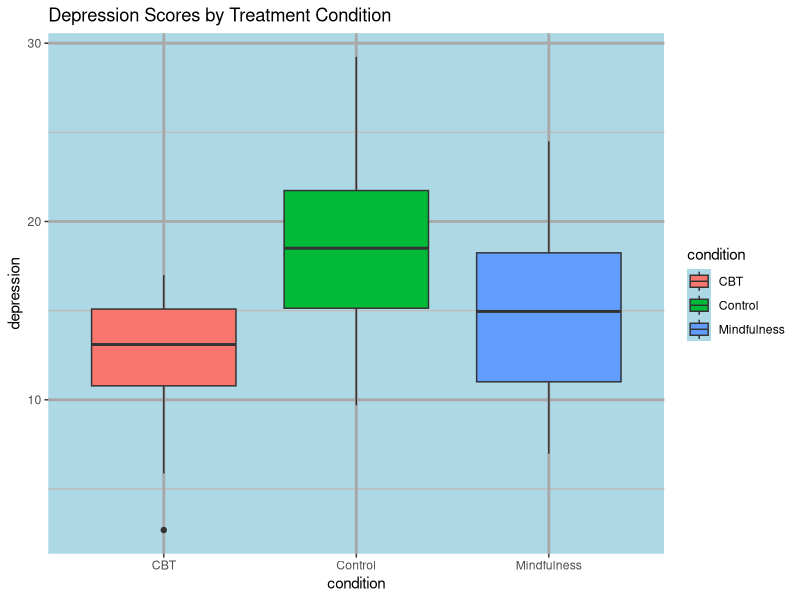
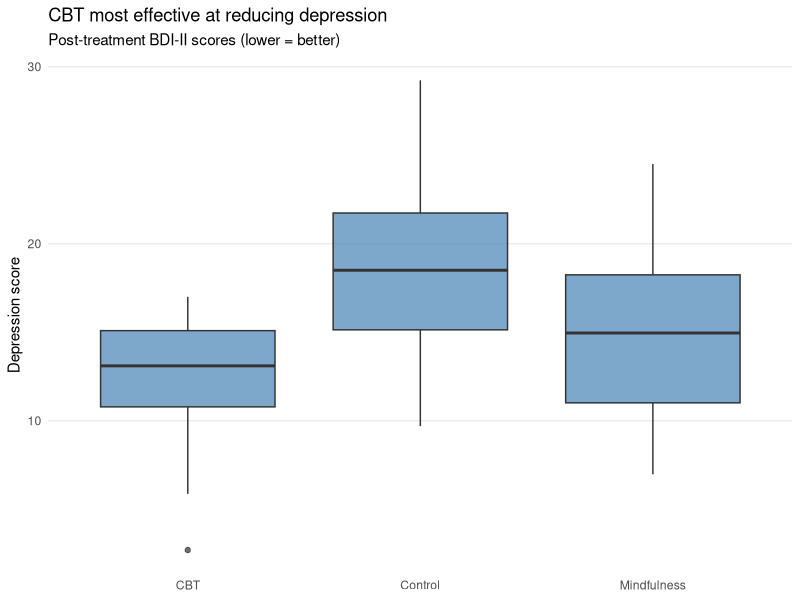
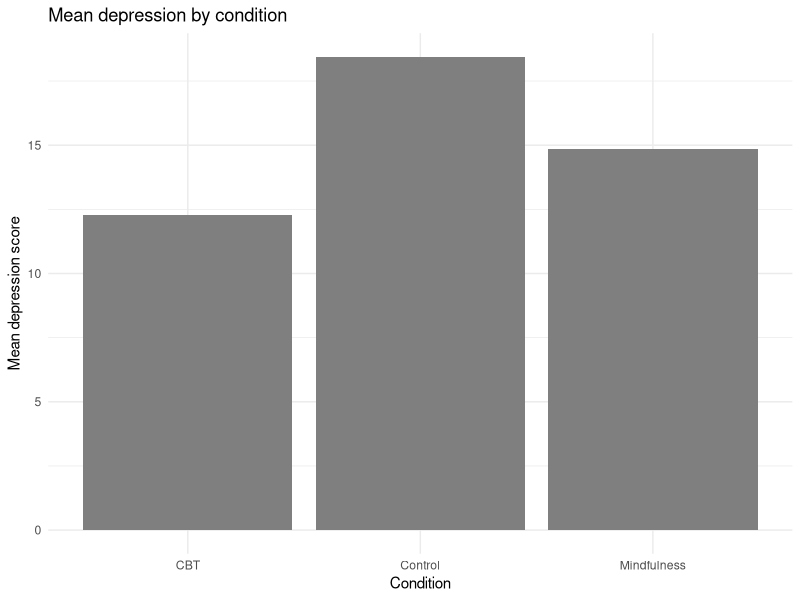
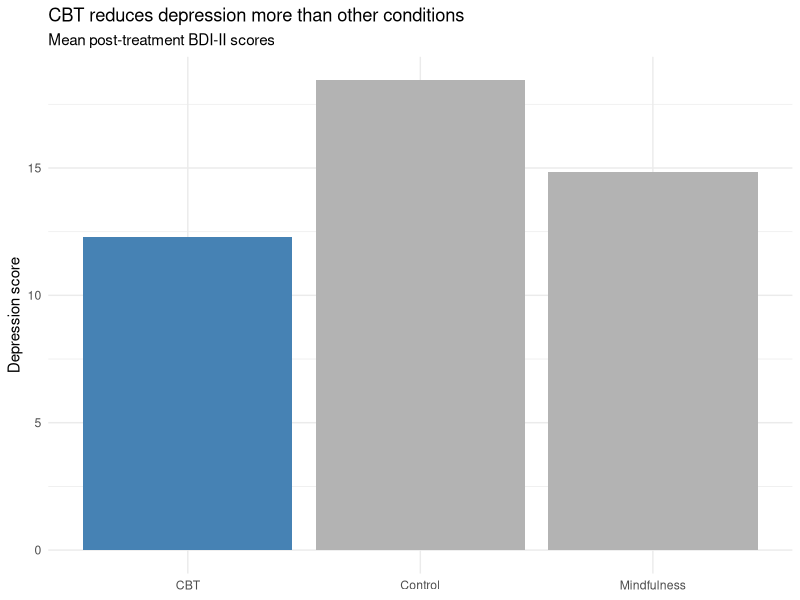
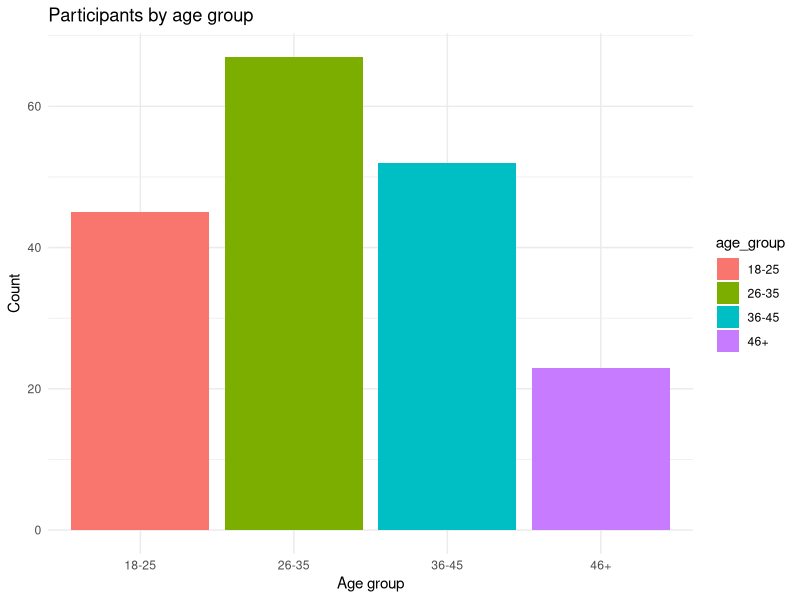
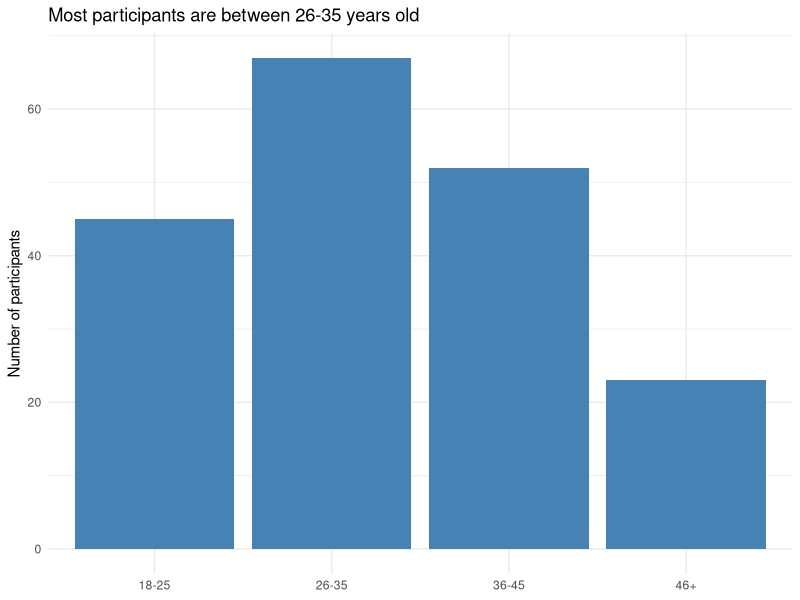
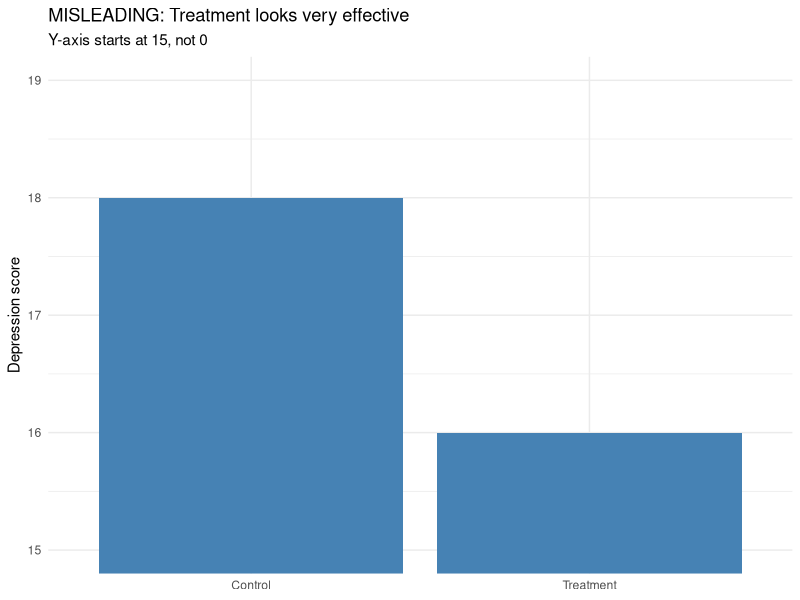
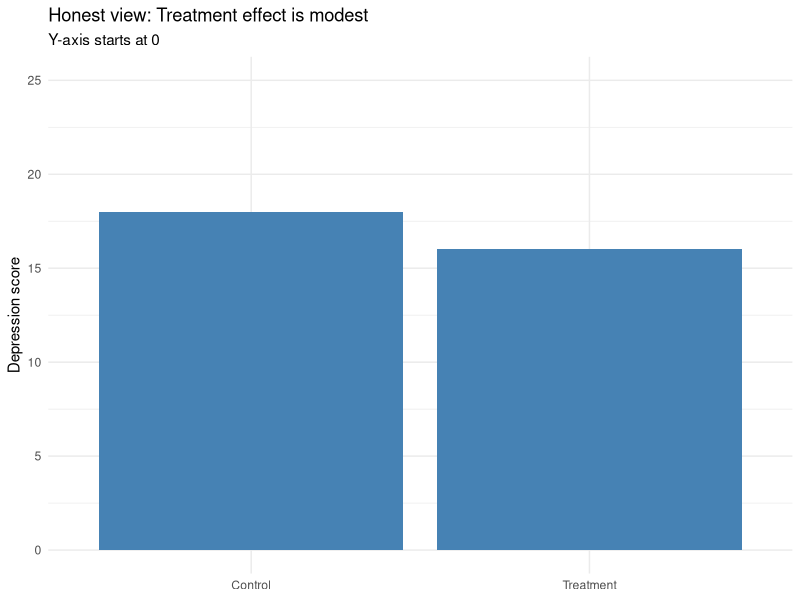

Write R code to recreate these figures, in order.
## ---- chunk 1
#| include: false
library(tidyverse)
## ---- chunk 2
#| output-location: slide
therapy_data <- tibble(
  condition = rep(c("Control", "CBT", "Mindfulness"), each = 30),
  depression = c(rnorm(30, 18, 5), rnorm(30, 12, 5), rnorm(30, 14, 5))
)

ggplot(therapy_data, aes(x = condition, y = depression, fill = condition)) +
  geom_boxplot() +
  labs(title = "Depression Scores by Treatment Condition") +
  theme_gray() +
  theme(
    panel.background = element_rect(fill = "lightblue"),
    panel.grid.major = element_line(color = "darkgray", size = 1),
    panel.grid.minor = element_line(color = "gray", size = 0.5)
  )
## ---- chunk 3
#| output-location: slide
ggplot(therapy_data, aes(x = condition, y = depression)) +
  geom_boxplot(fill = "steelblue", alpha = 0.7) +
  labs(
    title = "CBT most effective at reducing depression",
    subtitle = "Post-treatment BDI-II scores (lower = better)",
    x = NULL,
    y = "Depression score"
  ) +
  theme_minimal() +
  theme(
    panel.grid.minor = element_blank(),
    panel.grid.major.x = element_blank()
  )
## ---- chunk 4
#| output-location: slide
therapy_summary <- therapy_data |>
  group_by(condition) |>
  summarize(mean_depression = mean(depression))

ggplot(therapy_summary, aes(x = condition, y = mean_depression)) +
  geom_col(fill = "gray50") +
  labs(
    title = "Mean depression by condition",
    x = "Condition",
    y = "Mean depression score"
  ) +
  theme_minimal()
## ---- chunk 5
#| output-location: slide
therapy_summary <- therapy_summary |>
  mutate(highlight = if_else(condition == "CBT", "Highlight", "Normal"))

ggplot(therapy_summary, aes(x = condition, y = mean_depression, fill = highlight)) +
  geom_col() +
  scale_fill_manual(values = c("Highlight" = "steelblue", "Normal" = "gray70")) +
  labs(
    title = "CBT reduces depression more than other conditions",
    subtitle = "Mean post-treatment BDI-II scores",
    x = NULL,
    y = "Depression score"
  ) +
  theme_minimal() +
  theme(legend.position = "none")
## ---- chunk 6
#| output-location: slide
demographics <- tibble(
  age_group = c("18-25", "26-35", "36-45", "46+"),
  count = c(45, 67, 52, 23)
)

ggplot(demographics, aes(x = age_group, y = count, fill = age_group)) +
  geom_col() +
  labs(title = "Participants by age group", x = "Age group", y = "Count") +
  theme_minimal()
## ---- chunk 7
#| output-location: slide
ggplot(demographics, aes(x = age_group, y = count)) +
  geom_col(fill = "steelblue") +
  labs(
    title = "Most participants are between 26-35 years old",
    x = NULL,
    y = "Number of participants"
  ) +
  theme_minimal()
## ---- chunk 8
#| output-location: slide
treatment_effect <- tibble(
  condition = c("Control", "Treatment"),
  score = c(18, 16)
)

ggplot(treatment_effect, aes(x = condition, y = score)) +
  geom_col(fill = "steelblue") +
  coord_cartesian(ylim = c(15, 19)) +  # Truncated!
  labs(
    title = "MISLEADING: Treatment looks very effective",
    subtitle = "Y-axis starts at 15, not 0",
    x = NULL,
    y = "Depression score"
  ) +
  theme_minimal()
## ---- chunk 9
#| output-location: slide
ggplot(treatment_effect, aes(x = condition, y = score)) +
  geom_col(fill = "steelblue") +
  coord_cartesian(ylim = c(0, 25)) +  # Full scale
  labs(
    title = "Honest view: Treatment effect is modest",
    subtitle = "Y-axis starts at 0",
    x = NULL,
    y = "Depression score"
  ) +
  theme_minimal()
## ---- chunk 10
#| output-location: slide
longitudinal <- tibble(
  participant = rep(1:8, each = 3),
  time = rep(c("Baseline", "6 months", "12 months"), 8),
  depression = rnorm(24, 15, 5)
)

ggplot(longitudinal, aes(x = time, y = depression, group = participant)) +
  geom_line() +
  theme_minimal()
## ---- chunk 11
#| output-location: slide
longitudinal |>
  group_by(time) |>
  summarize(mean_depression = mean(depression)) |>
  mutate(time = factor(time, levels = c("Baseline", "6 months", "12 months"))) |>
  ggplot(aes(x = time, y = mean_depression, group = 1)) +
  geom_line(color = "steelblue", size = 1.5) +
  geom_point(color = "steelblue", size = 4) +
  labs(
    title = "Depression decreases steadily over 12 months",
    subtitle = "Mean BDI-II scores (N = 8)",
    x = NULL,
    y = "Depression score"
  ) +
  theme_minimal()
## ---- chunk 12
stress_data <- tibble(
  profession = c("Teacher", "Nurse", "Engineer", "Retail", "Admin"),
  stress = c(7.2, 8.1, 5.5, 6.8, 6.2),
  burnout = c(6.8, 7.9, 4.8, 6.5, 5.9)
)

ggplot(stress_data, aes(x = profession, y = stress, fill = profession)) +
  geom_col() +
  labs(title = "Stress by Profession") +
  theme_gray()
